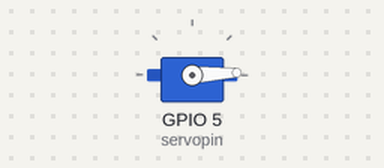
Bench run of a sketch on a simulated ESP32. Shown: servo.

Above: at 0.05 s.
At 0.65 s:
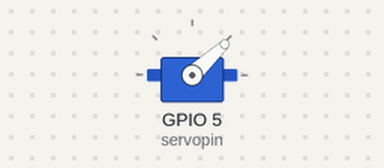
At 1.25 s:
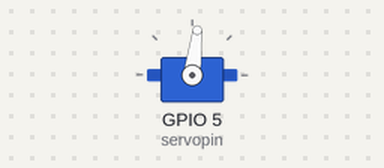
At 2.5 s:
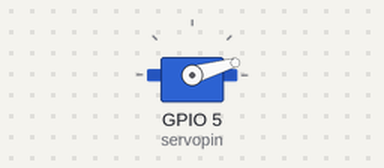
Timing chart, 0 to 6.3 s (numbered marks = the images above):
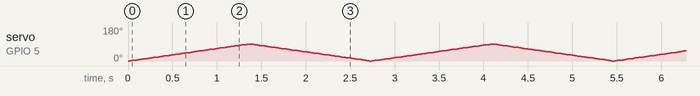

The sketch:

sketch.ino
```cpp
#include <ESP32Servo.h>

const int servopin = 5;

Servo servo;

int pos = 0;

void setup() {
  servo.attach(servopin);
}


void loop() {
  for (pos = 0; pos <= 90; pos=pos+1) {
    servo.write(pos);
    delay(15);
  }
  for (pos = 90; pos >= 0; pos=pos-1) {
    servo.write(pos);
    delay(15);
  }
}
```
